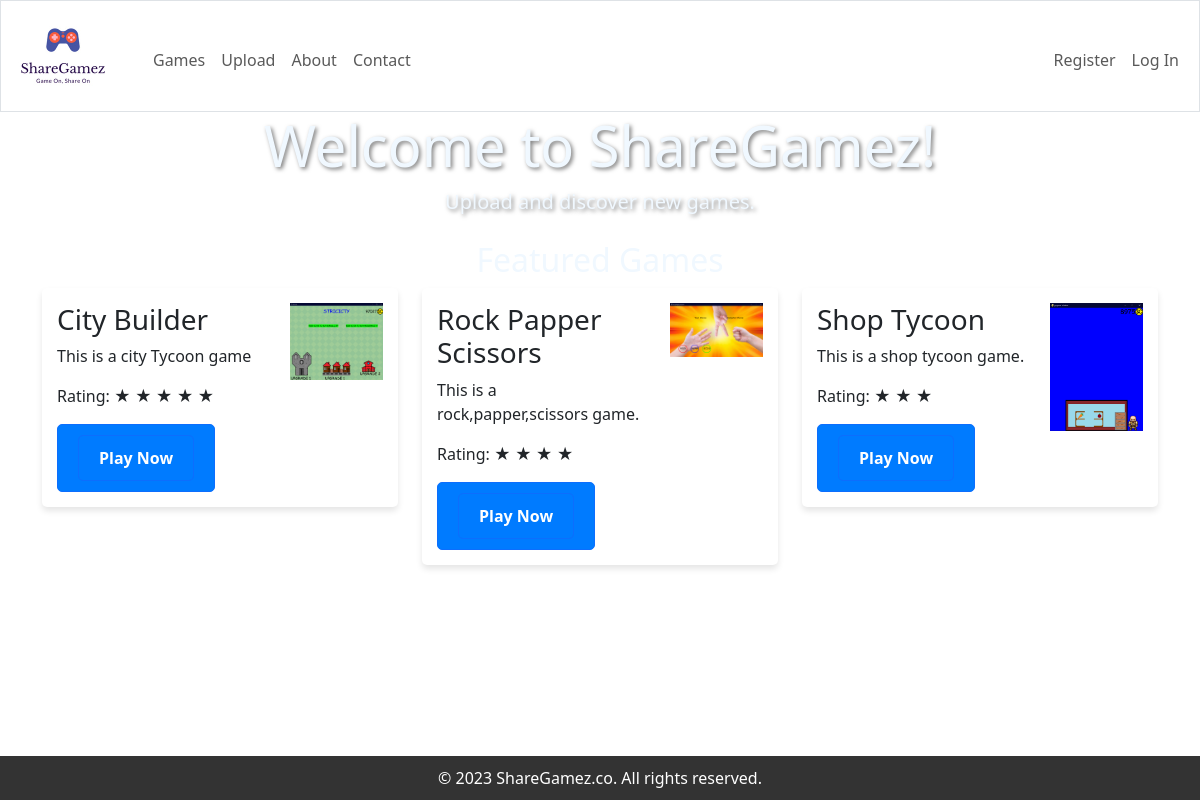
The page / on the database its author committed.
### tables this page shows
CREATE TABLE games(id INTEGER PRIMARY KEY AUTOINCREMENT NOT NULL,user_id INTEGER NOT NULL,name,filename TEXT, rating NUMERIC,description TEXT,video TEXT,image TEXT);

### app.py (the view)
@app.route("/",methods=["POST","GET"])
def index():
    gamestop = db.execute("SELECT * FROM games ORDER BY rating DESC  LIMIT 3")
    games =[]
    if len(gamestop) >= 1:
        games.append(gamestop[0])
    if len(gamestop) >= 2:
        games.append(gamestop[1])
    if len(gamestop) >= 3:
       games.append(gamestop[2])
    if request.method == "POST":
        return render_template("index.html")
    else:
        return render_template("index.html",games=games)

### templates/index.html
{% extends "layout.html" %}
{% block body %}
<div class="jumbotron text-center" style="color:aliceblue">
    <h1 class="display-4">Welcome to ShareGamez!</h1>
    <p class="lead">Upload and discover new games.</p>
</div>
<div class="container mt-4">
    <h2 class="text-center" style="color:aliceblue">Featured Games</h2>
    <div class="row">
        {% if games[0] %}
        <div class="col-md-4">
            <div class="featured-game">
                <div class="row">
                    <div class="col-md-8">
                        <h3>{{games[0]["name"]}}</h3>
                        <p>{{games[0]["description"]}}</p>
                        <p>Rating:
                        {% for _ in range(games[0]["rating"] | int) %}
                            &#9733;
                        {% endfor %}
                        </p>
                        <button class="btn btn-primary"><a href="/game/{{games[0]["id"]}}" class="btn btn-primary">Play Now</a></button>
                    </div>
                    <div class="col-md-4">
                        {% if games[0]["image"] %}
                        <img class="img-fluid" src="{{url_for('static',filename="uploads/" + games[0]["image"])}}" alt="Game Screenshot">
                        {% endif %}
                    </div>
                </div>
            </div>
        </div>
        {% endif %}
        {% if games[1] %}
        <div class="col-md-4">
            <div class="featured-game">
                <div class="row">
                    <div class="col-md-8">
                        <h3>{{games[1]["name"]}}</h3>
                        <p>{{games[1]["description"]}}</p>
                        <p>Rating:
                        {% for _ in range(games[1]["rating"] | int) %}
                            &#9733;
                        {% endfor %}
                        </p>
                        <button class="btn btn-primary"><a href="/game/{{games[1]["id"]}}" class="btn btn-primary">Play Now</a></button>
                    </div>
                    <div class="col-md-4">
                        {% if games[1]["image"] %}
                        <img class="img-fluid" src="{{url_for('static',filename="uploads/" + games[1]["image"])}}" alt="Game Screenshot">
                        {% endif %}
                    </div>
                </div>
            </div>
        </div>
        {% endif %}
        {% if games[2] %}
        <div class="col-md-4">
            <div class="featured-game">
                <div class="row">
                    <div class="col-md-8">
                        <h3>{{games[2]["name"]}}</h3>
                        <p>{{games[2]["description"]}}</p>
                        <p>Rating:
                        {% for _ in range(games[2]["rating"] | int) %}
                            &#9733;
                        {% endfor %}
                        </p>
                        <button class="btn btn-primary"><a href="/game/{{games[2]["id"]}}" class="btn btn-primary">Play Now</a></button>
                    </div>
                    <div class="col-md-4">
                        {% if games[2]["image"] %}
                        <img class="img-fluid" src="{{url_for('static',filename="uploads/" + games[2]["image"])}}" alt="Game Screenshot">
                        {% endif %}
                    </div>
                </div>
            </div>
        </div>
        {% endif %}
    </div>
</div>
{% endblock %}

### templates/layout.html (shortened to what this page needs)
<!DOCTYPE html>
<html lang="en">
<head>
    <link href="https://cdn.jsdelivr.net/npm/bootstrap@5.3.1/dist/css/bootstrap.min.css" rel="stylesheet">
    <link rel="stylesheet" href="https://cdnjs.cloudflare.com/ajax/libs/font-awesome/6.3.0/css/all.min.css">
    <link href="{{url_for('static', filename='style.css')}}" rel="stylesheet">
    <nav class="bg-light border navbar navbar-expand-md navbar-light" style="padding:0px">
        <div class="container-fluid" style="background-color: #ffffff">
            <a class="navbar-brand" href="/"><img src="{{ url_for('static', filename='logo.jpg') }}" class="logo"></a>
            <div class="collapse navbar-collapse" id="navbarn">
                <ul class="navbar-nav me-auto mt-2">
                    <li class="nav-item"><a class="nav-link" href="/"></a></li>
                    <li class="nav-item"><a class="nav-link" href="/games">Games</a></li>
                    <li class="nav-item"><a class="nav-link" href="/upload">Upload</a></li>
                    <li class="nav-item"><a class="nav-link" href="/about">About</a></li>
                    <li class="nav-item"><a class="nav-link" href="/contact">Contact</a></li>
                </ul>
                {% if session["user_id"] %}
                <ul class="navbar-nav ms-auto mt-2 ml-auto">
                    <li class="nav-item dropdown">
                        <a class="nav-link dropdown-toggle" href="#" role="button" data-bs-toggle="dropdown" aria-expanded="false">
                            <img src="{{url_for('static', filename='profile-icon.png')}}" class="profile-img">
                        </a>
                        <ul class="dropdown-menu" style="margin: 0px">
                            <li><a class="dropdown-item dropdown-list" href="/profile">Profile</a></li>
                            <li class="nav-item"><a class="dropdown-item dropdown-list" href="/mygames">My Games</a></li>
                            <li class="nav-item"><a class="dropdown-item dropdown-list" href="/logout">Log Out</a></li>
                        </ul>
                    </li>
                </ul>
                {% else %}
                <ul class="navbar-nav ms-auto ml-auto mt-2">
                    <li class="nav-item"><a class="nav-link" href="/register">Register</a></li>
                    <li class="nav-item"><a class="nav-link" href="/login">Log In</a></li>
                </ul>
                {% endif %}
            </div>
        </div>
    </nav>
</head>
<body>
    {% block body %}
    {% endblock %}
</body>
<footer>&copy; 2023 ShareGamez.co. All rights reserved.</footer>
</html>

### static/style.css (style rules this page uses)
body { background-image: url('background.jpeg') }
footer { position: fixed; bottom: 0; left: 0; width: 100%; background-color: #333; color: #fff; text-align: center; padding: 10px 0; }
.logo { width:100px; height:100px; }
.jumbotron { background-size: cover; text-shadow: 2px 2px 4px rgba(0, 0, 0, 0.5); }
.featured-game { background-color: #fff; padding: 15px; border-radius: 5px; margin-bottom: 20px; box-shadow: 0 4px 6px rgba(0, 0, 0, 0.1) }
.btn { display: inline-block; padding: 10px 20px; background-color: #007BFF; color: #fff; text-decoration: none; border-radius: 5px; font-weight: bold; transition: background-color 0.3s ease; }

### rows shown on the page
games: name "City Builder", description "This is a city Tycoon game", rating 5 (drawn), image (picture)
games: name "Rock Papper Scissors", description "This is a rock,papper,scissors game.", rating 4 (drawn), image (picture)
games: name "Shop Tycoon", description "This is a shop tycoon game.", rating 3 (drawn), image (picture)
